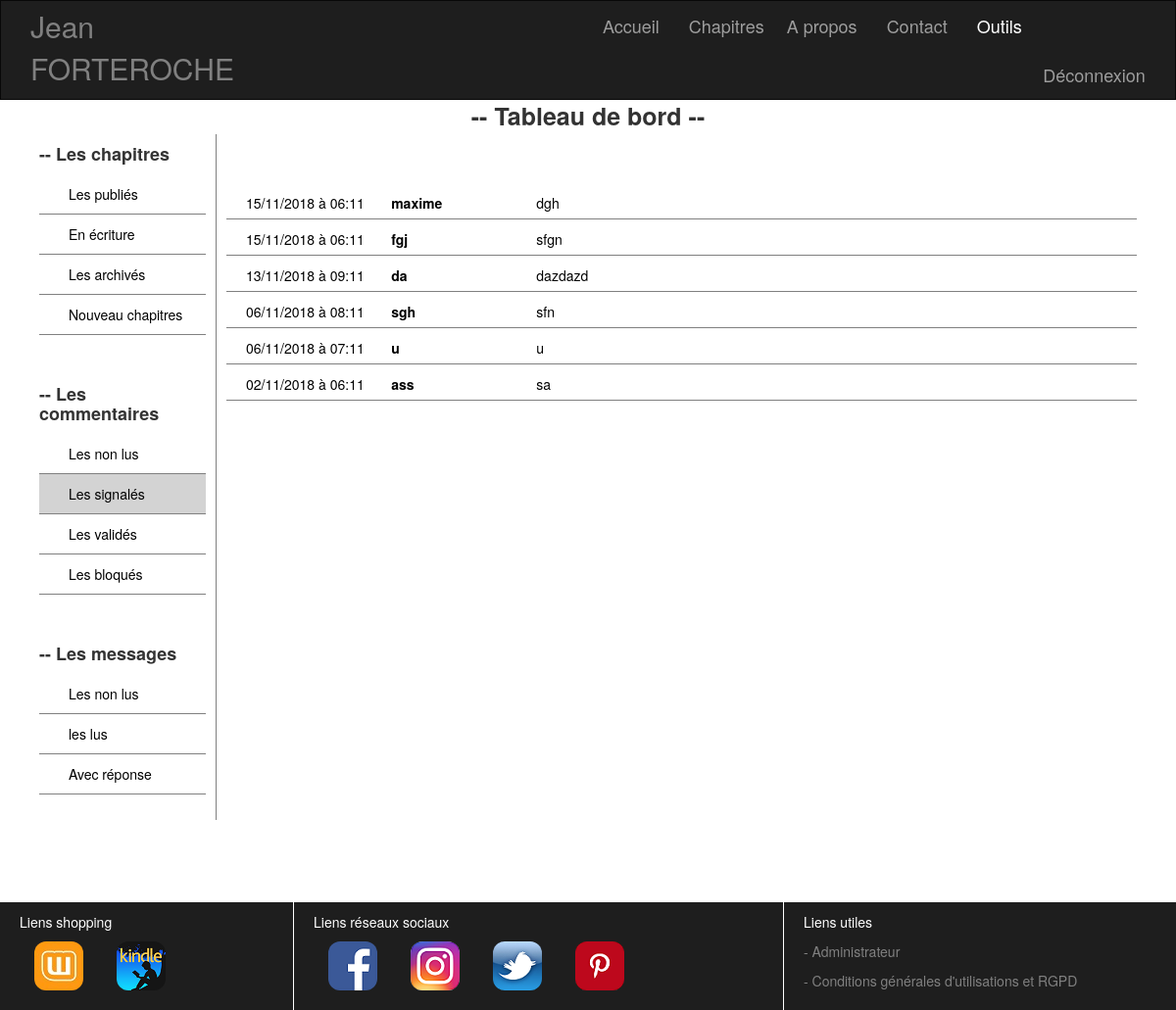
The app's page /index.php?callPage=dashboardDisplayListLineComment&stateComment=1 (signed in), older data.
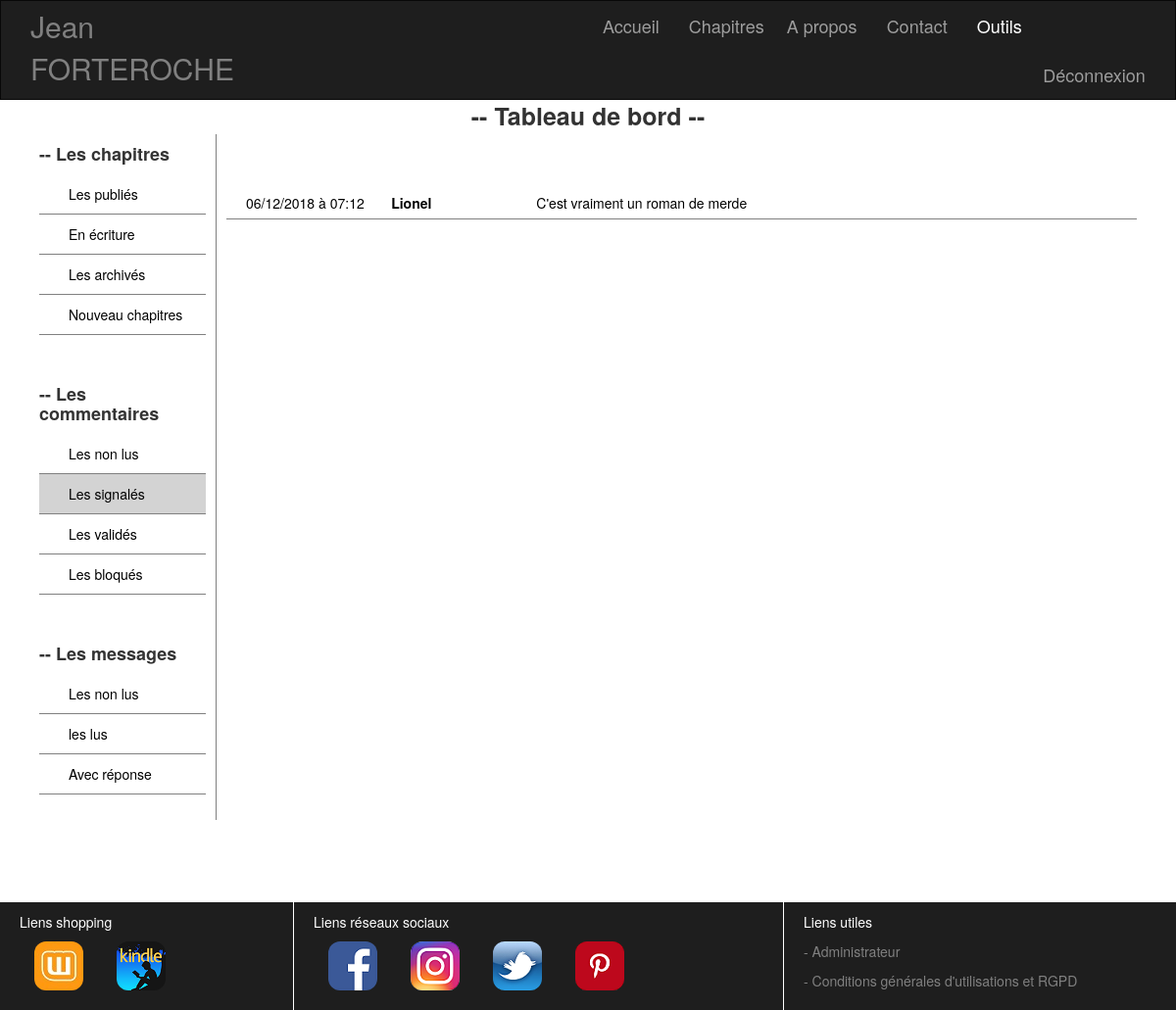
The same page, newer data.
### tables this page shows
CREATE TABLE IF NOT EXISTS `commentchapter` (
  `id` int(11) NOT NULL AUTO_INCREMENT,
  `idChapter` int(11) NOT NULL,
  `contentComment` text NOT NULL,
  `pseudo` varchar(255) NOT NULL,
  `stateComment` int(1) NOT NULL,
  `publicationDate` datetime NOT NULL,
  PRIMARY KEY (`id`)
);

### controller/controllerValidator.php (called while the page is built, shortened)
<?php
class controllerValidator
{
    public function requestValidator($method)
    {
        return $_SERVER['REQUEST_METHOD'] === $method;
    }
    public function isEmptyValidator($params)
    {
        if (is_array($params))
        {
            $empty = [];
            return empty($empty) ? true : false;
        }
        return false;
    }
}

### view/model/modelComment.php (called while the page is built, shortened)
<?php
require_once("./view/model/modelLogBDD.php");
class modelComment
{
    private $BDD;
    public function __construct()
    {
      $this->BDD = new BDD();
    }
    public function getDisplayListLineCommentByStateComment($stateComment,$numberCommentForPage,$numberCurrentPage)
    {
        $donneesDisplayListLineCommentByStateComment = $this->BDD->connexionBDD()->prepare('SELECT * FROM commentChapter WHERE stateComment=:a ORDER BY publicationDate DESC LIMIT '. (($numberCurrentPage-1)*$numberCommentForPage) .','. $numberCommentForPage .'');
        $donneesDisplayListLineCommentByStateComment->execute(array('a'=>$stateComment));
        return $donneesDisplayListLineCommentByStateComment->fetchAll();
    }
    public function countCommentByStateComment($stateComment)
    {
        $donneesCountCommentByStateComment = $this->BDD->connexionBDD()->prepare('SELECT COUNT(*) as numberComment FROM commentChapter WHERE stateComment=:a');
        $donneesCountCommentByStateComment->execute(array('a'=>$stateComment));
        return $donneesCountCommentByStateComment->fetch();
    }
}

### view/model/modelLogBDD.php (called while the page is built)
<?php
class BDD
{
    public function connexionBDD()
    {
    return new PDO('mysql:host=localhost;dbname=projet_3', 'root', '');
    }
}

### view/comment/viewDisplayListLineCommentState.php (the view, shortened to what this page needs)
<ul class="col-lg-12">
    <?php
    foreach ($displayListLineCommentByStateComment as $donneesDisplayListLineCommentByStateComment)
    {
    $contentComment = substr($donneesDisplayListLineCommentByStateComment['contentComment'], 0, 100);
    $dateFr = date("d/m/Y", strtotime($donneesDisplayListLineCommentByStateComment['publicationDate']));
    $heure = date("h", strtotime($donneesDisplayListLineCommentByStateComment['publicationDate']));
    $minute = date("m", strtotime($donneesDisplayListLineCommentByStateComment['publicationDate']));
    ?>
        <li class="listComment">
        <a href="./index.php?callPage=dashboardDisplayOneComment&stateComment=<?= $_GET['stateComment'] ?>&idComment=<?= $donneesDisplayListLineCommentByStateComment['id'] ?>">
        <span class="date col-lg-2"><?= $dateFr ?> à <?= $heure ?>:<?= $minute ?></span>
        <span class="col-lg-2"><strong><?= $donneesDisplayListLineCommentByStateComment['pseudo'] ?></strong></span>
        <span><?= $contentComment ?></span>
        </a></li>
<?php
    }
    ?>
</ul>

Row changes from the older to the newer data that the page shows:
removed commentchapter: publicationDate "15/11/2018", publicationDate "06", publicationDate "11", pseudo "maxime", contentComment "dgh"
removed commentchapter: publicationDate "15/11/2018", publicationDate "06", publicationDate "11", pseudo "fgj", contentComment "sfgn"
removed commentchapter: publicationDate "13/11/2018", publicationDate "09", publicationDate "11", pseudo "da", contentComment "dazdazd"
removed commentchapter: publicationDate "06/11/2018", publicationDate "08", publicationDate "11", pseudo "sgh", contentComment "sfn"
removed commentchapter: publicationDate "06/11/2018", publicationDate "07", publicationDate "11", pseudo "u", contentComment "u"
removed commentchapter: publicationDate "02/11/2018", publicationDate "06", publicationDate "11", pseudo "ass", contentComment "sa"
added commentchapter: publicationDate "06/12/2018", publicationDate "07", publicationDate "12", pseudo "Lionel", contentComment "C'est vraiment un roman de merde"
